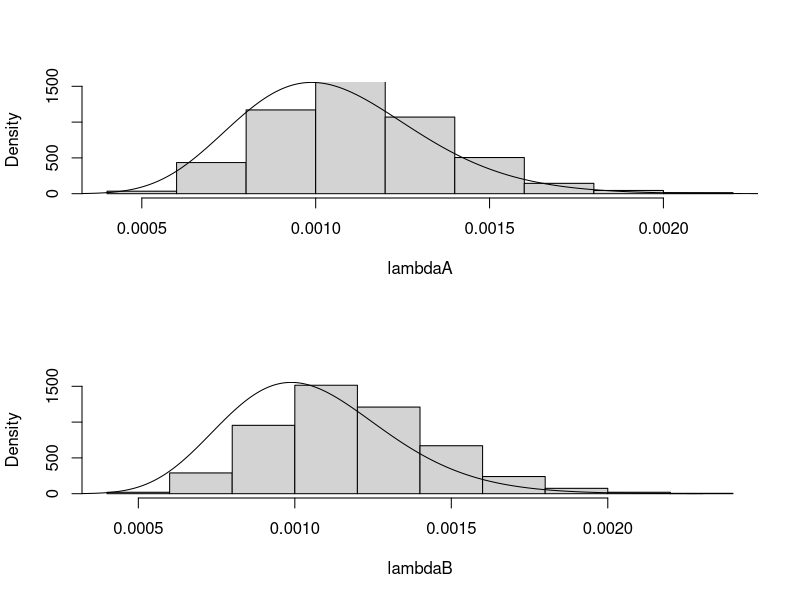
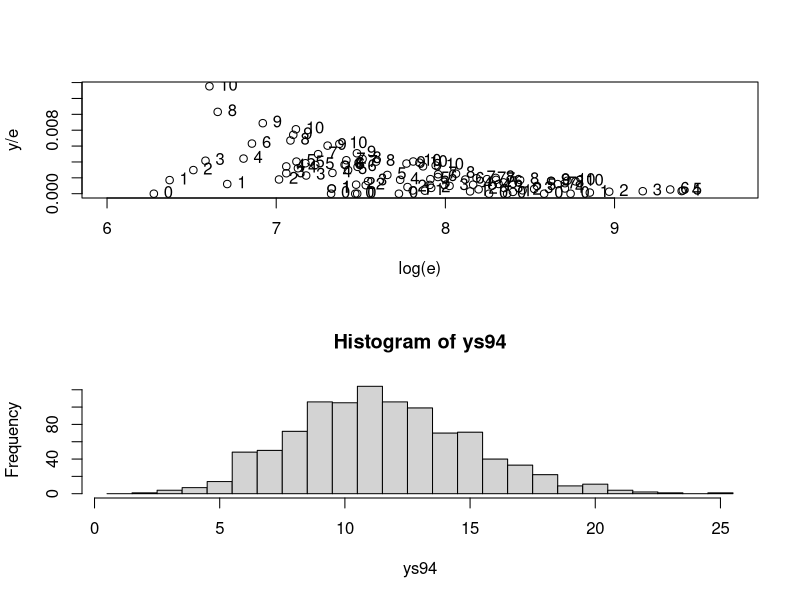
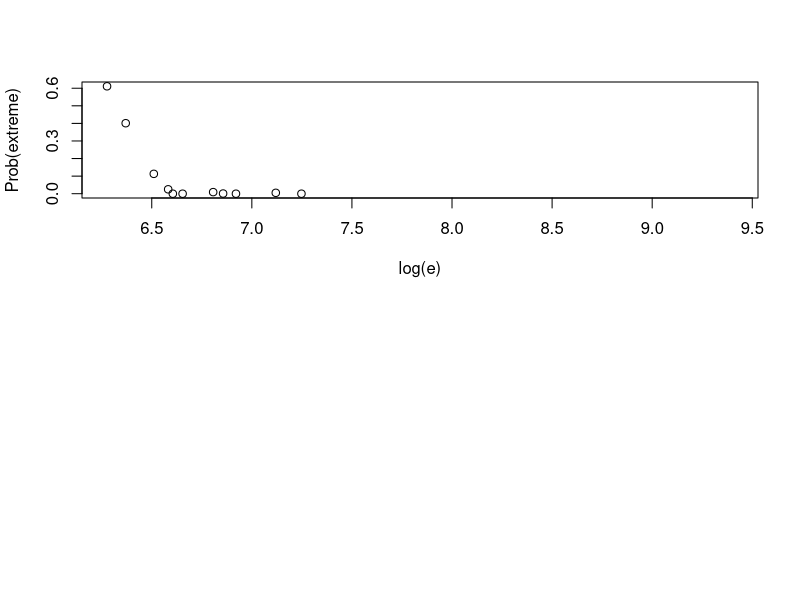

Here is the R script that generated these plots, in order:

library(LearnBayes)
data(hearttransplants)
attach(hearttransplants)
View(hearttransplants)

#PRIOR ~gamma(alpha, beta) has parameter alpha and beta
alpha = 16; beta = 15174
#prior mean
lam = alpha/beta
y = 0:10 #prior data from 10 hospitals

#SAMPLING from hospital A
yobs = 1; ex=66

#PREDICT mortality of 10 hospitals A
#predictive density = (sampling*prior)/posterior
py=dpois(y, lam*ex) *dgamma(lam, shape= alpha, rate = beta)/dgamma(lam, 
                                                                   shape = alpha + y, rate = beta + ex )
cbind(y, round(py, 3))

#The posterior density of λ can be summarized by simulating 1000 values 
#from the gamma density
lambdaA = rgamma(1000, shape = alpha + yobs, rate = beta+ex)

#consider another hopsital B with yobs=4, exposure e = 1767
ex = 1767; yobs=4
y=0:10
py=dpois(y, lam*ex)*dgamma(lam, shape = alpha, rate = beta)/dgamma(lam, 
                                                                   shape=alpha+y, rate = beta+ex)
cbind(y, round(py, 3))

#posterior mean
lambdaB= rgamma(1000, shape=alpha+yobs, rate =beta+ex)

#graph
lambda=seq(0, max(c(lambdaA, lambdaB)), length=500)
par(mfrow=c(2, 1))
hist(lambdaA, freq=FALSE, main=" ", ylim = c(0, 1500))
lines(lambda, dgamma(lambda, shape = alpha, rate = beta))
#hospital A with relatively little experience in surgeries, the prior information is significant
#and the posterior distribution resembles the prior distribution

hist(lambdaB, freq= FALSE, main=" ", ylim=c(0, 1500))
lines(lambda, dgamma(lambda, shape=alpha, rate = beta))
#for hospital B with many surgeries, the prior information is less influential 
#and the posterior distribution resembles the likelihood function



####chap 7: HIERARCHIAL MODEL
#y_i/e_i : # of deaths per unit exposure
#PLOT ratios {yi/ei} against the logarithms of the exposures {log(ei)} for all hospitals 
#where each point is labeled by the number of observed deaths yi.
plot(log(e), y/e, xlim=c(6,9.7), xlab="log(e)", ylab="y/e")
text(log(e),y/e,labels=as.character(y),pos=4)

sum(y)
sum(e)

#we simulate 1000 values from the posterior predictive density of y*_94.
#first, simulate 1000 draws of the posterior density of λ
lambda=rgamma(1000,shape=277,rate=294681)
# then simulate draws of y*_94 from a Poisson distribution with mean e_94*λ.
ys94=rpois(1000,e[94]*lambda)

# displays a histogram of this posterior predictive distribution
hist(ys94,breaks=seq(0.5,max(ys94)+0.5))
#actual number of transplant deaths y94 is shown by a vertical line
lines(c(y[94],y[94]),c(0,120),lwd=3)
#--> observed yj is in the tail portion of the distribution, it seems inconsistent with the fitted model – 
#it suggests that this hospital actually has a higher true mortality rate than estimated from this equal-rates model.


#next, check consistency of observed yi with its posterior predictive for ALL hospitals
lambda=rgamma(1000,shape=277,rate=294681)
prob.out=function(i)
{
  ysi=rpois(1000,e[i]*lambda)
  pleft=sum(ysi<=y[i])/1000
  pright=sum(ysi>=y[i])/1000
  min(pleft,pright)
}
pout=sapply(1:94,prob.out)
plot(log(e),pout,ylab="Prob(extreme)")
#--> Note that a number of these tail probabilities appear small (15 are smaller than 0.10) 
#which means that the “equal rates” model is inadequate for explaining the distribution of mortality rates 
#for the group of 94 hospitals
